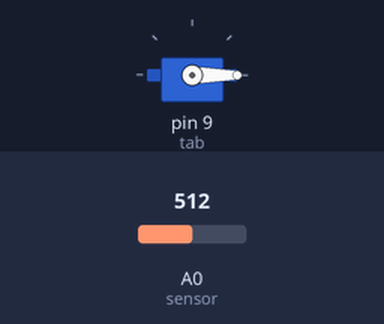
A sketch run on a simulated Arduino Uno, built with avr-gcc and run on an emulated ATmega328P. Parts: servo. The inputs (shaded band) are chosen by the test bench; at power-on: A0 (sensor) = 512. What the sketch prints to the serial monitor is not drawn.

Above: at 1.2 s.
1.3 s: A0 (sensor) set to 400
Timing chart, 0 to 4.3 s (numbered marks = the images above; inputs shaded):
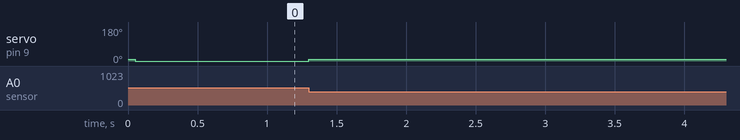

The sketch:

Chrome_dino.ino
```cpp
/*
  Automatic Dino Game Player using Servo Motor
  - This program controls a servo motor to press the "jump" key (spacebar or touchscreen)
    in the offline Chrome Dinosaur game.
  - Use a light sensor (e.g., LDR) or vibration sensor connected to pin A0 to detect obstacles.
  - Connect the servo motor signal wire to digital pin 9.
  - Connect the sensor as follows:
      + Sensor output to A0
      + GND and 5V to sensor power
  - The servo arm should be positioned to physically press the key or touchscreen when triggered.
*/

#include <Servo.h>

unsigned long startTime = 0;
Servo tab;

void setup() {
  Serial.begin(9600);
  tab.attach(9);  // Connect servo control wire to pin 9
}

void loop() {
  int angle;
  Serial.println(analogRead(A0));  // Read obstacle sensor value

  // If an obstacle is detected (light drops below threshold), make the dinosaur jump
  if (analogRead(A0) < 410) {
    angle = 10;              // Move servo to press the key
    startTime = millis();    // Record time of action
  }

  // Release the key after 50 milliseconds
  if ((millis() - startTime) > 50) {
    angle = 0;               // Reset servo position
  }

  tab.write(angle);          // Apply angle to servo
}
```

Measured:
- after the input at 1.3 s, servo on pin 9 (tab): 0° → 10° at once
